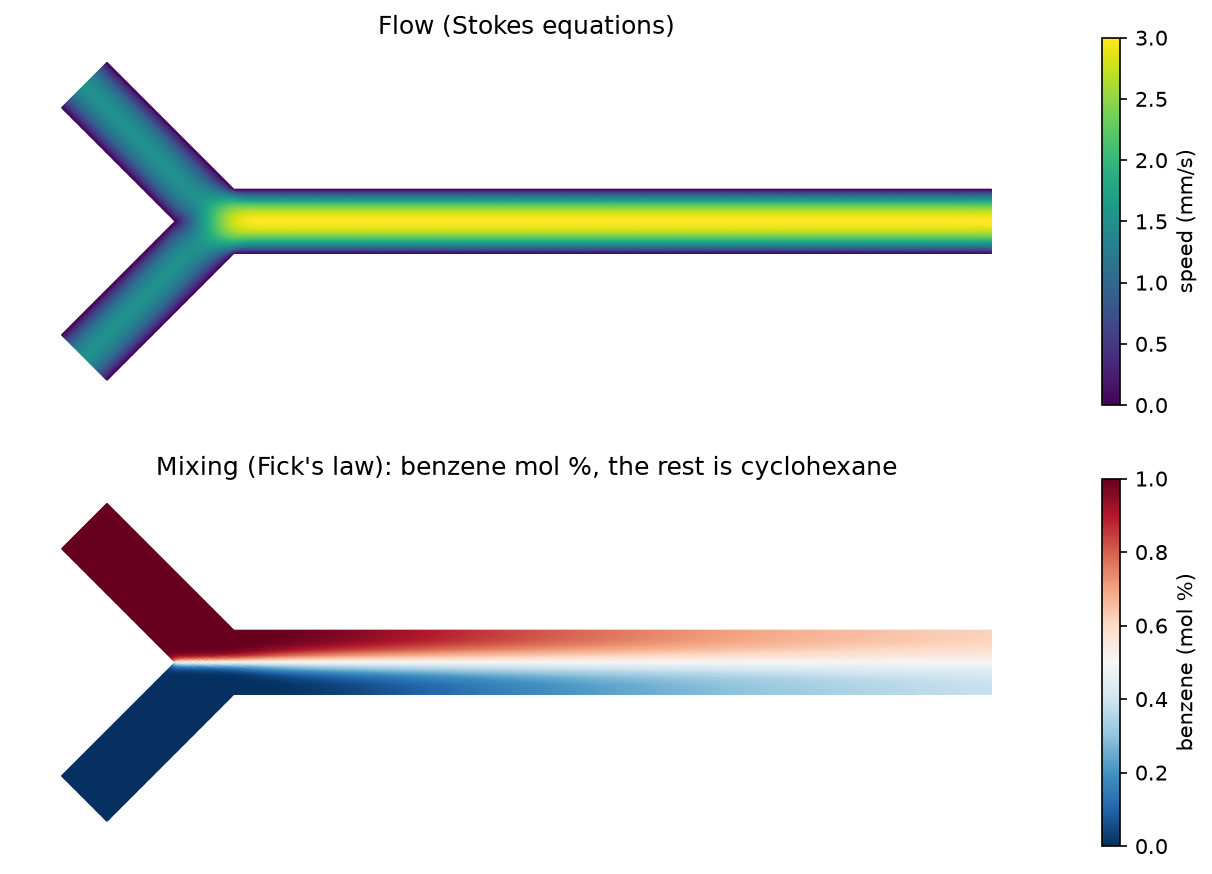

This figure's Python source:
# the following code creates a 2D visual representing how two components (dilute benzene in cyclohexane) mix and flow in a Y-Junction
# the visual shows a) flow speed and b) distribution of benzene in the Y-Junction
# maths behind it, the Finite Element Method is explained in my GitHub description
# essentially the Y-Junction shape is discretised into a mesh of triangles. the weak form then turns the PDE's into one linear equation per node,
# which are all solved together as a matrix system [K]{u}={F}. this is done twice: first for the flow, then for the mixing

import netgen.occ as ngocc #it uses netgen to create the Y-Junction mesh
import matplotlib.pyplot as plt #matplot used to make the visual
from firedrake import * #it uses firedrake to solve PDE's from my governing equations as a system of equations 
from firedrake.pyplot import tripcolor

#key parameters
U = 1e-3          # average speed of the liquid entering each inlet, m/s   (1 mm/s)
mu = 9e-4         # viscosity of cyclohexane, Pa s
D = 2.1e-9        # diffusivity of benzene in cyclohexane, m^2/s  (for Fick's law eqn.)
B_in = 1.0        # benzene mol % in inlet 1   (inlet 2 has 0 %). B = x_B in my notes


# making the mesh. x and y values describe the shape.
# corner points of the Y-junction in micrometres (channels are 100 um wide)
um = 1e-6 # um is micrometers
corners = [((1200, -50), "outlet"),
           ((1200, 50), "wall"),
           ((20.7, 50), "wall"),
           ((-176.8, 247.5), "inlet_1"),
           ((-247.5, 176.8), "wall"),
           ((-70.7, 0), "wall"),
           ((-247.5, -176.8), "inlet_2"),
           ((-176.8, -247.5), "wall"),
           ((20.7, -50), "wall")]

wp = ngocc.WorkPlane()
wp.MoveTo(corners[0][0][0] * um, corners[0][0][1] * um)
for i in range(len(corners)):
    next_point = corners[(i + 1) % len(corners)][0]
    wp.LineTo(next_point[0] * um, next_point[1] * um, name=corners[i][1])

h = 5 * um  # triangle size. mesh check: re-running with h = 10 um gives the same benzene value at the outlet, so 5 um is fine
ngmesh = ngocc.OCCGeometry(wp.Face(), dim=2).GenerateMesh(maxh=h)
mesh = Mesh(ngmesh)

# now work out which boundary number is at which edge, so boundary conditions can be applied
# firedrake doesn't read names like 'inlet_1', it reads the edges of each shape in order they were drawn (1,2,3..)
# python counts from 0 but firedrake counts edges from 1, hence the 'i + 1'
names = ngmesh.GetRegionNames(dim=1)
inlet_1 = [i + 1 for i, n in enumerate(names) if n == "inlet_1"] #assigning names to boundary numbers
inlet_2 = [i + 1 for i, n in enumerate(names) if n == "inlet_2"]
walls = [i + 1 for i, n in enumerate(names) if n == "wall"]
outlet = [i + 1 for i, n in enumerate(names) if n == "outlet"]
print(f"Mesh: {mesh.num_cells()} triangles") #prints how many triangles the mesh has

# Equations for flow: Stokes equations
#   -mu * lap(u) + grad(p) = 0   (pressure push balances viscous friction)
#    div(u) = 0                  (conservation of mass, liquid is incompressible)
# inertia neglected because Re ≈ 0.09 (viscous forces >>> inertial forces), body forces (gravity) neglected too
# "CG" = continuous Galerkin. quadratic velocity + linear pressure is called a Taylor-Hood pair,
# using the same order for both makes the system unstable and the solve fails
V = VectorFunctionSpace(mesh, "CG", 2)     # velocity: quadratic on each triangle
Q = FunctionSpace(mesh, "CG", 1)           # pressure: linear on each triangle
W = V * Q                                  # solve for velocity and pressure together

u, p = TrialFunctions(W)                   # unknowns
v, q = TestFunctions(W)                    # test (weight) functions

# weak form of the Stokes equations (Firedrake turns this into [K]{u} = {F})
a = (mu * inner(grad(u), grad(v)) - p * div(v) + q * div(u)) * dx
L = inner(Constant((0, 0)), v) * dx         # right hand side = 0, no body forces

# boundary conditions: the liquid enters each inlet with average speed U, doesn't move at the walls
def inlet_profile(centre_x, centre_y, dir_x, dir_y): 
    """laminar (parabolic) profile: average speed U, zero at the walls, fastest in the middle.

    (centre_x, centre_y) = middle of the inlet in um, (dir_x, dir_y) = direction of flow.
    """
    x, y = SpatialCoordinate(mesh)
    s = ((x - centre_x * um) * dir_y - (y - centre_y * um) * dir_x) / (100 * um)   # -0.5 to 0.5 across the inlet
    return 1.5 * U * (1 - 4 * s**2) * as_vector([dir_x, dir_y])

bcs = [DirichletBC(W.sub(0), inlet_profile(-212.15, 212.15, 0.7071, -0.7071), inlet_1),  # flowing down-right
       DirichletBC(W.sub(0), inlet_profile(-212.15, -212.15, 0.7071, 0.7071), inlet_2),  # flowing up-right
       DirichletBC(W.sub(0), as_vector([0, 0]), walls)]                                 # no slip condition
# these are all Dirichlet BCs (fixed values). the outlet has no BC, so the liquid leaves freely

flow = Function(W)
solve(a == L, flow, bcs=bcs)                # firedrake builds [K]{u}={F} and solves it with LU (gaussian elimination)
velocity, pressure = flow.subfunctions

# mixing equations: convection and diffusion (Fick's law)
#   u . grad(B) = D * lap(B)     (benzene carried by flow = benzene diffusing high -> low)
X = FunctionSpace(mesh, "CG", 2)           # benzene mol %: quadratic on each triangle
B = TrialFunction(X)
y = TestFunction(X)                        # test function (w in my notes), one 'hill' for each node

# weak form of mixing equations: multiply by test function, integrate, integrate by parts
a = (dot(velocity, grad(B)) * y + D * inner(grad(B), grad(y))) * dx
L = Constant(0) * y * dx

# boundary conditions
bcs = [DirichletBC(X, B_in, inlet_1),      # 1 mol% benzene enters through inlet 1
       DirichletBC(X, 0.0, inlet_2)]       # pure cyclohexane enters through inlet 2
# Neumann BCs on the walls and outlet (dB/dn = 0, no benzene diffuses through) need no code,
# they come out automatically from integrating by parts in the weak form

benzene = Function(X)
solve(a == L, benzene, bcs=bcs)

# mass balance check: everything that flows in must flow out, so the average
# benzene at the outlet should be halfway between the two inlets: 0.5 mol %
n = FacetNormal(mesh)
outflow = assemble(dot(velocity, n) * ds(tuple(outlet)))
benzene_out = assemble(benzene * dot(velocity, n) * ds(tuple(outlet)))
print(f"Average benzene at outlet: {benzene_out / outflow:.3f} mol %   (expected 0.500)")

# flow check: far from the junction the flow is laminar channel flow (a parabola), where peak speed = 1.5 x average speed.
# average = 2U (both inlets join into one channel of the same width), so peak should be 3U = 3 mm/s
peak = PointEvaluator(mesh, [[800 * um, 0]]).evaluate(velocity)[0][0]
print(f"Peak speed in main channel: {peak * 1000:.3f} mm/s   (expected {3 * U * 1000:.3f})")

# value to compare for the mesh check (benzene near the outlet, next to the top wall). should not change with h = 10 um
B_probe = PointEvaluator(mesh, [[1190 * um, 45 * um]]).evaluate(benzene)[0]
print(f"Benzene at outlet, near top wall: {B_probe:.4f} mol %")

# plotting Y-Junction for a) flow speed and b) mixing
fig, axes = plt.subplots(2, 1, figsize=(11, 7))
speed = Function(X).interpolate(sqrt(dot(velocity, velocity)) * 1000)        # in mm/s
c1 = tripcolor(speed, axes=axes[0], cmap="viridis")
fig.colorbar(c1, ax=axes[0], label="speed (mm/s)")
axes[0].set_title("Flow (Stokes equations)")
c2 = tripcolor(benzene, axes=axes[1], cmap="RdBu_r", vmin=0, vmax=B_in)
fig.colorbar(c2, ax=axes[1], label="benzene (mol %)")
axes[1].set_title("Mixing (Fick's law): benzene mol %, the rest is cyclohexane")
for ax in axes:
    ax.set_aspect("equal")
    ax.axis("off")
fig.savefig("ymixer.png", dpi=150, bbox_inches="tight")
print("Saved ymixer.png")
